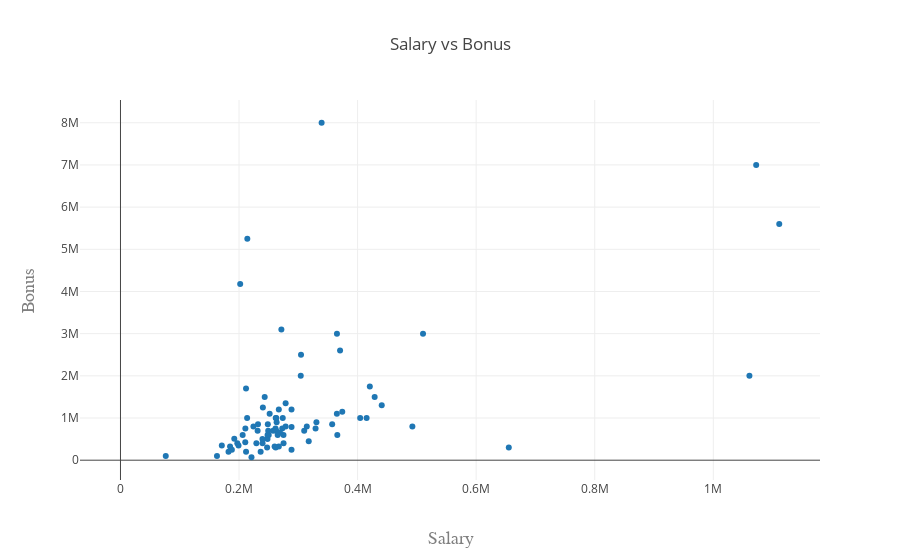

Write notebook code for a chart like this one.
### Code cell
# Removing outlier
df = df.drop('TOTAL')
df = df.drop('THE TRAVEL AGENCY IN THE PARK')
scatter_plot(df, 'salary', 'bonus', 'Salary', 'Bonus', 'Salary vs Bonus')

### Figure 1 — Plotly figure (JSON) as saved in the notebook; plotly's stock layout.template omitted (floating-point values rounded to 4 significant figures; data arrays with more than 128 entries replaced by an {"elided": "..."} marker saying what was removed)
{"data": [{"mode": "markers", "text": {"elided": "144 str values"}, "type": "scatter", "x": {"elided": "144 int values"}, "y": {"elided": "144 int values"}}], "layout": {"title": "Salary vs Bonus", "xaxis": {"title": "Salary", "titlefont": {"color": "#7f7f7f", "family": "Courier New, monospace", "size": 18}}, "yaxis": {"title": "Bonus", "titlefont": {"color": "#7f7f7f", "family": "Courier New, monospace", "size": 18}}}}
